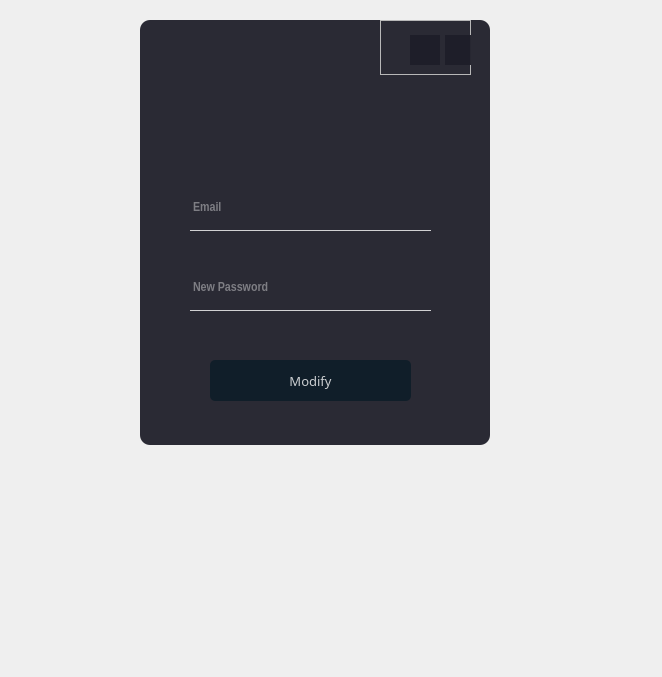
<?xml version="1.0" encoding="UTF-8"?>
<ui version="4.0">
 <class>Form</class>
 <widget class="QWidget" name="Form">
  <property name="geometry">
   <rect>
    <x>0</x>
    <y>0</y>
    <width>662</width>
    <height>677</height>
   </rect>
  </property>
  <property name="windowTitle">
   <string>Form</string>
  </property>
  <widget class="QWidget" name="widget" native="true">
   <property name="geometry">
    <rect>
     <x>140</x>
     <y>20</y>
     <width>350</width>
     <height>425</height>
    </rect>
   </property>
   <widget class="QLabel" name="label">
    <property name="geometry">
     <rect>
      <x>0</x>
      <y>0</y>
      <width>350</width>
      <height>425</height>
     </rect>
    </property>
    <property name="styleSheet">
     <string notr="true">background-color: rgba(30,30,40,240);
border-radius:10px;</string>
    </property>
    <property name="text">
     <string/>
    </property>
   </widget>
   <widget class="QLineEdit" name="Email_Text">
    <property name="geometry">
     <rect>
      <x>50</x>
      <y>170</y>
      <width>241</width>
      <height>41</height>
     </rect>
    </property>
    <property name="font">
     <font>
      <family>Arial Narrow</family>
      <pointsize>10</pointsize>
      <weight>75</weight>
      <bold>true</bold>
     </font>
    </property>
    <property name="styleSheet">
     <string notr="true">background-color: rgba(0, 0, 0,0);
border:1px solid rgba(0,0,0,0);
border-bottom-color:rgba(255,255,255,200);
padding-bottom:7px;
color:rgba(255,255,255,200);</string>
    </property>
    <property name="placeholderText">
     <string>Email</string>
    </property>
   </widget>
   <widget class="QPushButton" name="Modify_Password_Button">
    <property name="geometry">
     <rect>
      <x>70</x>
      <y>340</y>
      <width>201</width>
      <height>41</height>
     </rect>
    </property>
    <property name="font">
     <font>
      <family>Algerian</family>
      <pointsize>10</pointsize>
      <weight>50</weight>
      <italic>false</italic>
      <bold>false</bold>
     </font>
    </property>
    <property name="styleSheet">
     <string notr="true">QPushButton#Modify_Password_Button{
background-color:rgba(16,30,41,255);
color:rgba(255,255,255,200);
border-radius:5px;
}
QPushButton#Modify_Password_Button:hover{
background-color:rgba(5,50,118,150);
color:rgba(255,255,255,200);
border-radius:5px;
}
QPushButton#Modify_Password_Button:pressed{
padding-left:5px;
padding-top:5px;
background-color:rgba(10,65,118,100);
}</string>
    </property>
    <property name="text">
     <string>Modify</string>
    </property>
   </widget>
   <widget class="QLabel" name="label_2">
    <property name="geometry">
     <rect>
      <x>130</x>
      <y>70</y>
      <width>80</width>
      <height>80</height>
     </rect>
    </property>
    <property name="text">
     <string/>
    </property>
    <property name="pixmap">
     <pixmap>images/登录.png</pixmap>
    </property>
   </widget>
   <widget class="QFrame" name="frame">
    <property name="geometry">
     <rect>
      <x>240</x>
      <y>0</y>
      <width>91</width>
      <height>55</height>
     </rect>
    </property>
    <property name="frameShape">
     <enum>QFrame::StyledPanel</enum>
    </property>
    <property name="frameShadow">
     <enum>QFrame::Raised</enum>
    </property>
    <widget class="QPushButton" name="Exit_Button">
     <property name="geometry">
      <rect>
       <x>65</x>
       <y>15</y>
       <width>30</width>
       <height>30</height>
      </rect>
     </property>
     <property name="styleSheet">
      <string notr="true">QPushButton#Exit_Button{
background-color:rgba(30,30,40,240);
color:rgba(255,255,255,240);
border:none;
}
QPushButton#Exit_Button:hover{
background-color:rgba(140,40,58,150);
color:rgba(255,255,255,200);
border-radius:5px;
}
QPushButton#Exit_Button:pressed{
padding-left:5px;
padding-top:5px;
background-color:rgba(10,65,118,100);
}</string>
     </property>
     <property name="text">
      <string/>
     </property>
     <property name="icon">
      <iconset resource="rec.qrc">
       <normaloff>:/icon/images/关闭.png</normaloff>:/icon/images/关闭.png</iconset>
     </property>
    </widget>
    <widget class="QPushButton" name="Min_Button">
     <property name="geometry">
      <rect>
       <x>30</x>
       <y>15</y>
       <width>30</width>
       <height>30</height>
      </rect>
     </property>
     <property name="styleSheet">
      <string notr="true">QPushButton#Min_Button{
background-color:rgba(30,30,40,240);
color:rgba(255,255,255,200);
border:none;
}
QPushButton#Min_Button:hover{
background-color:rgba(140,40,58,150);
color:rgba(255,255,255,200);
border-radius:5px;
}
QPushButton#Min_Button:pressed{
padding-left:5px;
padding-top:5px;
background-color:rgba(10,65,118,100);
}</string>
     </property>
     <property name="text">
      <string/>
     </property>
     <property name="icon">
      <iconset resource="rec.qrc">
       <normaloff>:/images/images/最小化3.png</normaloff>:/images/images/最小化3.png</iconset>
     </property>
    </widget>
   </widget>
   <widget class="QLineEdit" name="Password_New_Text">
    <property name="geometry">
     <rect>
      <x>50</x>
      <y>250</y>
      <width>241</width>
      <height>41</height>
     </rect>
    </property>
    <property name="font">
     <font>
      <family>Arial Narrow</family>
      <pointsize>10</pointsize>
      <weight>75</weight>
      <bold>true</bold>
     </font>
    </property>
    <property name="styleSheet">
     <string notr="true">background-color: rgba(0, 0, 0,0);
border:1px solid rgba(0,0,0,0);
border-bottom-color:rgba(255,255,255,200);
padding-bottom:7px;
color:rgba(255,255,255,200);</string>
    </property>
    <property name="echoMode">
     <enum>QLineEdit::Password</enum>
    </property>
    <property name="placeholderText">
     <string>New Password</string>
    </property>
   </widget>
  </widget>
 </widget>
 <resources>
  <include location="rec.qrc"/>
 </resources>
 <connections/>
</ui>
